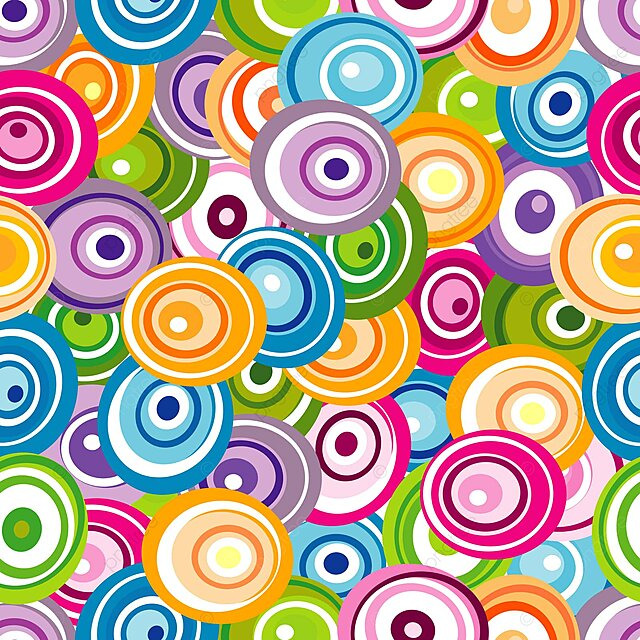
#> input picture vidu_1.png, 640 x 640 px
$ python Quantization.py
#> lines starting #> are read from the running program, lines starting #| are printed output that depends on the picture
import cv2
import numpy as np
import matplotlib.pyplot as plt

# Hàm DCT 8x8
def dct(array):
    result = np.zeros_like(array, dtype=float)

    for i in range(8):
        for u in range(8):
            cu = 1 / np.sqrt(2) if u == 0 else 1
            sum_val = 0
            for v in range(8):
                sum_val += array[v, i] * np.cos((2 * v + 1) * np.pi * u / 16)
            result[u, i] = cu * sum_val / 2

    for j in range(8):
        for u in range(8):
            cu = 1 / np.sqrt(2) if u == 0 else 1
            sum_val = 0
            for v in range(8):
                sum_val += result[u, v] * np.cos((2 * v + 1) * np.pi * j / 16)
            array[u, j] = cu * sum_val / 2

    return array

# Hàm IDCT 8x8
def idct(array):
    reconstruction = np.zeros_like(array, dtype=float)

    for i in range(8):
        for v in range(8):
            sum_val = 0
            for u in range(8):
                cu = 1 / np.sqrt(2) if u == 0 else 1
                sum_val += array[i, u] * cu * np.cos((2 * v + 1) * np.pi * u / 16)
            sum_val *= 1/2
            reconstruction[i, v] = sum_val

    for j in range(8):
        for v in range(8):
            sum_val = 0
            for u in range(8):
                cu = 1 / np.sqrt(2) if u == 0 else 1
                sum_val += reconstruction[u, j] * cu * np.cos((2 * v + 1) * np.pi * u / 16)
            sum_val *= 1/2
            reconstruction[v, j] = sum_val

    return reconstruction

# Hàm lượng tử hóa ảnh xám sử dụng DCT
def dct_image_quantized(image, quantization_factor=1):
    height, width = image.shape
    block_size = 8
    blocks_w = width + (block_size - width % block_size) if width % block_size != 0 else width
    blocks_h = height + (block_size - height % block_size) if height % block_size != 0 else height

    new_image = np.zeros((blocks_h, blocks_w))
    new_image[:height, :width] = image

    new_image = new_image.astype(float)
    new_image -= 128

    result = np.zeros_like(new_image)

    for i in range(0, blocks_h, block_size):
        for j in range(0, blocks_w, block_size):
            block = new_image[i:i+block_size, j:j+block_size]
            result[i:i+block_size, j:j+block_size] = dct(block) / quantization_factor

    return result

# Hàm giải nén ảnh đã lượng tử hóa
def idct_image_quantized(result, quantization_factor=1):
    height, width = result.shape
    block_size = 8

    reconstruction = np.zeros_like(result)

    for i in range(0, height, block_size):
        for j in range(0, width, block_size):
            block = result[i:i+block_size, j:j+block_size]
            reconstruction[i:i+block_size, j:j+block_size] = idct(block) * quantization_factor + 128

    return reconstruction

# Hàm hiển thị ảnh gốc và ảnh đã giải nén
def show_images(original_image, reconstructed_image, title1='Ảnh Gốc', title2='Ảnh Đã Giải Nén'):
    plt.gray()
    plt.subplot(121), plt.imshow(original_image), plt.axis('off'), plt.title(title1, size=10)
    plt.subplot(122), plt.imshow(reconstructed_image), plt.axis('off'), plt.title(title2, size=10)
    plt.show()

# Đọc ảnh
image = cv2.imread('vidu_1.png', cv2.IMREAD_GRAYSCALE)
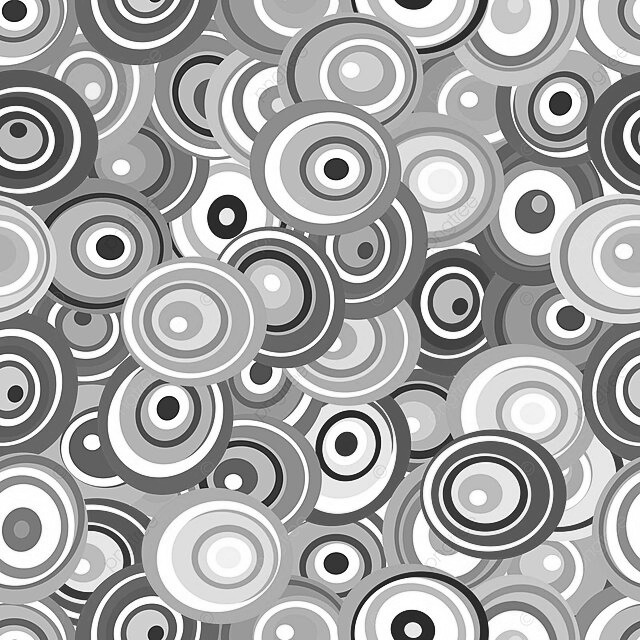
#> image: shape (640, 640); min 0, max 255, mean 167.6

# Áp dụng DCT với lượng tử hóa
quantization_factor = 10  # Thay đổi hệ số lượng tử hóa
result_quantized = dct_image_quantized(image, quantization_factor)
#> after the loop in dct_image_quantized, `for i in range(0, blocks_h, block_size):`:
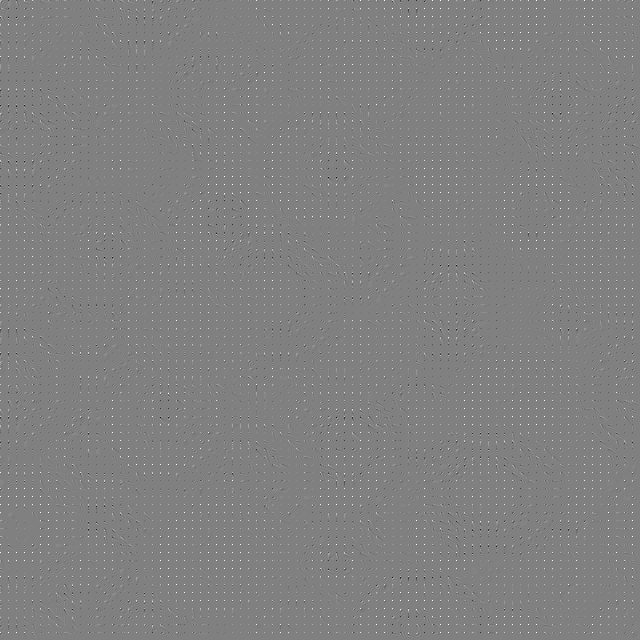
#> result: shape (640, 640) float64; min -103.2, max 101.6, mean 0.5; drawn with min black and max white

# Thực hiện giải nén trên kết quả đã lượng tử hóa
reconstruction_quantized = idct_image_quantized(result_quantized, quantization_factor)
#> after the loop in idct_image_quantized, `for i in range(0, height, block_size):`:
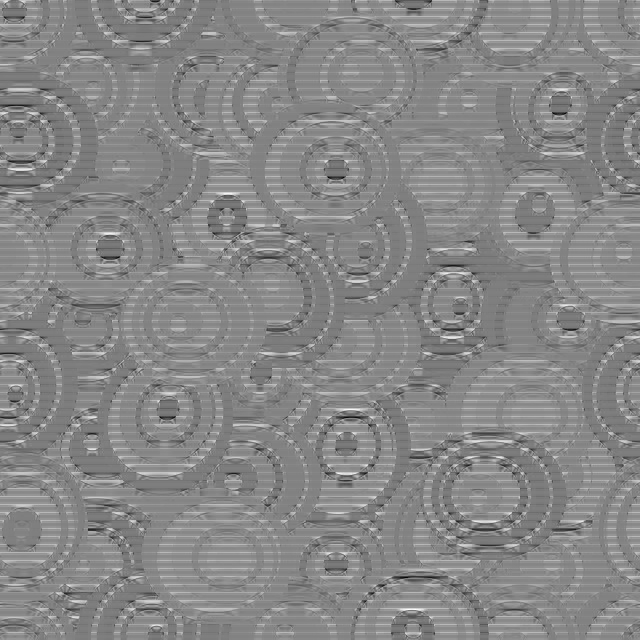
#> reconstruction: shape (640, 640) float64; min -161.4, max 412.6, mean 143.3; drawn with min black and max white

# Hiển thị ảnh gốc và ảnh đã giải nén
show_images(image, reconstruction_quantized)
#> in show_images, `plt.show()`:
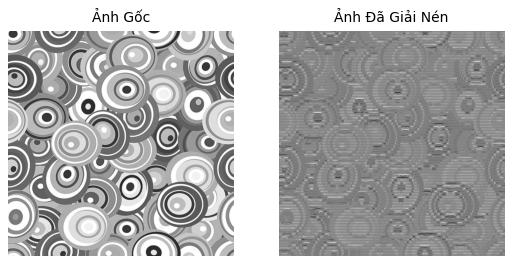
#> figure drawn by matplotlib, 2 panels
